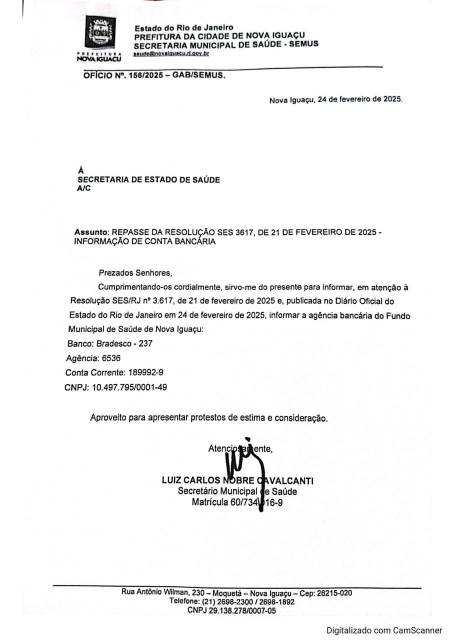
#> input picture data/sei_arquivo/080001_002901_2025/fotos/063_p01.jpg, 910 x 1287 px (shown at 1/2 size); its folder holds only this picture in this run
$ python fotos_reciclagem_acervo.py
#> lines starting #> are read from the running program, lines starting #| are printed output that depends on the picture; after the words box and inside, x2 and y2 are one past the last pixel; in counts of white or black regions, pixels touching at a corner belong together
#> in _triar_e_hashear, im is the input picture: PIL image 910x1287 RGB; mean R, G, B 244.2, 244.2, 244.3
### compliance_agent/foto_medicao.py
# -*- coding: utf-8 -*-
"""FOTOS DE MEDIÇÃO — a foto que lastreia o atesto é reciclada? bate com o objeto? (plano #4, item 1.2)

Decisão do dono (2026-07-24): **nada pago**. Isso não custou nada ao poder de fogo, porque o achado mais
grave desta família é OBJETIVO e não precisa de IA nenhuma:

  **A MESMA foto lastreando a medição de DOIS processos diferentes.** Reciclar registro fotográfico é a
  forma clássica de "comprovar" execução que não houve. O hash perceptual (dHash) reconhece a mesma
  imagem mesmo depois de recompressão, redimensionamento e mudança de formato — 100% offline, sem custo,
  sem modelo. É evidência verificável por qualquer auditor: as duas fotos ficam apontadas lado a lado.

A camada SUBJETIVA (a foto corresponde ao objeto contratado?) exige visão, e entra por CALLABLE INJETADO
(`descrever`): em produção, um VLM **local e gratuito** — moondream2 (≈1,9 B) ou SmolVLM (256 M/500 M) em
llama.cpp, que a VM-2 já roda para o Massare. Sem `descrever` a camada fica `pendente_reprocessar` —
nunca "verde" por omissão (a análise não rodou; ausência de parecer ≠ regularidade).

HONESTIDADE: EXIF ausente NÃO é indício de fraude (quase todo anexo de processo perde EXIF ao ser
convertido para PDF e reextraído) — é registrado como limitação, não como achado. Foto repetida DENTRO do
mesmo processo é anexo duplicado, não reciclagem. Cada achado cita os arquivos e processos que o sustentam.
"""
from __future__ import annotations

import logging
import re
from pathlib import Path

logger = logging.getLogger(__name__)

LIMIAR_IGUAL = 6        # distância de Hamming (de 64 bits) até a qual duas fotos são "a mesma"
LADO_MINIMO = 200       # abaixo disso é logo/ícone/carimbo, não registro de execução
# desvio-padrão da luminância abaixo do qual a imagem é "lisa" demais para ser registro de execução.
# CALIBRADO no arquivo SEI real (2026-07-24): página em branco = 0.00; as fotos de medição reais vão de
# 21 a 95 (mediana 40). O corte em 8 fica na terra de ninguém entre os dois — não descarta foto legítima.
DESVIO_MINIMO = 8.0
# PÁGINA DE DOCUMENTO escaneada (folha de ponto, ofício, planilha impressa) vs FOTOGRAFIA. Medido no
# arquivo real: documento tem brilho ~245-253 e saturação ~0,2; as fotos de obra têm brilho 134-168 e
# saturação 38-67 — separação limpa. E 29 de 40 arquivos do diretório "fotos/" são, na verdade, páginas
# de PDF: sem este corte, o detector acusa "reciclagem" de rodapé de formulário, não de registro de obra.
BRILHO_DOCUMENTO = 200.0
SATURACAO_DOCUMENTO = 12.0
# Escaneamento CINZA (CamScanner/fotocópia): brilho 183-196, saturação 0-2,8 — abaixo do corte de brilho acima, e
# por isso a alteração contratual de um fornecedor, anexada a dois processos, virou "foto reciclada" na 1ª rodada do
# acervo inteiro (24/09/2026). Amostra de 78 fotos reais: saturação mínima p5 = 17,1, nenhuma abaixo de 12.
# Papel cinza é claro (>170); foto em preto e branco de verdade tende a ser mais escura.
BRILHO_DOCUMENTO_CINZA = 170.0
SATURACAO_DOCUMENTO_CINZA = 5.0
_EXTS = {".jpg", ".jpeg", ".png", ".webp", ".bmp", ".gif", ".tif", ".tiff"}
_LADO = 9               # dHash: 9×8 pixels → 64 comparações horizontais
# Recorte da foto embutida em página de relatório fotográfico (ver `_regioes_foto`). Aferido em
# 070002_005897_2024/023_p29.jpg (INEA/DIRRAM, contrato 35/2023, 7ª medição): as 2 fotos da página
# saem nas coordenadas certas, e o cabeçalho/legenda ficam de fora.
_FUNDO_PAGINA = 235     # canal acima disso em TODOS = branco de página
_LINHA_DENSA = 0.55     # fração de não-branco que caracteriza linha de FOTO (linha de texto fica bem abaixo)
_MIN_ALTURA = 0.06      # faixa mais baixa que isto da página não é foto
_MIN_LARGURA = 0.25
_MIN_AREA_PX = 90_000   # área mínima no ORIGINAL: abaixo disso é selo/assinatura digitalizada
_COBRE_PAGINA = 0.92    # caixa maior que isto = a imagem é a própria foto, não há o que recortar
# Fundo de papel (ver `_fundo_de_papel`) — pega o escaneado BEGE que escapa do corte por saturação.
_MODO_CLARO = 190       # abaixo disso o tom dominante não é papel
_DOMINANCIA_PAPEL = 0.80
_MODO_BRANCO = 235      # fundo BRANCO de página: tabela densa domina menos, mas branco puro entrega
_DOMINANCIA_BRANCO = 0.50


# [73 lines left out: functions dhash, informativa, distancia, exif_resumo, not called in this run]


def _fotos_do_processo(dir_processo: Path) -> list[Path]:
    base = Path(dir_processo)
    alvo = base / "fotos" if (base / "fotos").is_dir() else base
    return sorted(p for p in alvo.rglob("*") if p.is_file() and p.suffix.lower() in _EXTS)


_RESSALVA = ("indício a apurar, não acusação; INDISPONÍVEL ≠ irregular; ausência de EXIF não é vício; "
             "presunção de legitimidade")


# Limiares medidos no acervo (2026-07-25). Frouxos de proposito: perder uma foto
# custa uma verificacao a menos; aceitar uma tabela custa um laudo falso.
# Limiares MEDIDOS no acervo (2026-07-25, 140 arquivos), nao chutados:
#            saturacao mediana   meio-tom mediano
#   foto           50,3               0,77
#   documento       0,8               0,11
# Duas ordens de grandeza separam os dois. A 1a versao usou 14 / 0,22 com OU e nao
# rejeitou NADA — texto antialiasado tem meio-tom de sobra, e o OU basta um passar.
# Agora e E, com o corte no vale entre as duas distribuicoes.
_MIN_SATURACAO = 18.0      # p90 do documento e 15,6; mediana da foto e 50,3
_MIN_MEIO_TOM = 0.35       # p10 da foto e 0,60; mediana do documento e 0,11


def _parece_fotografia(im_reduzida, caixa) -> bool:
    """A regiao tem conteudo FOTOGRAFICO, ou e tabela/texto denso?

    Densidade de pixel escuro nao separa os dois — tabela e tao densa quanto foto, e
    foi por isso que nota fiscal e planilha de medicao entravam como "fotografia".
    Aqui decide o conteudo tonal: saturacao media (foto tem cor) e fracao de
    meio-tom (foto tem gradiente; texto e preto-ou-branco).

    Degrada honesto: qualquer falha devolve True — o comportamento anterior — porque
    perder uma foto e menos grave que descartar em silencio.
    """
    try:
        import numpy as np

        x0, y0, x1, y1 = (max(0, int(v)) for v in caixa)
        if x1 - x0 < 8 or y1 - y0 < 8:
            return False
        rec = im_reduzida.convert("RGB").crop((x0, y0, x1, y1))
        sat = float(np.asarray(rec.convert("HSV"))[:, :, 1].mean())
        cinza = np.asarray(rec.convert("L"))
        meio = float(((cinza > 60) & (cinza < 205)).mean())
        # E, nao OU: texto antialiasado passa sozinho no meio-tom, e a saturacao
        # sozinha deixa passar carimbo colorido em pagina branca.
        return sat >= _MIN_SATURACAO and meio >= _MIN_MEIO_TOM
    except Exception:  # noqa: BLE001 — foto e acessorio: nunca derruba a analise
        return True

def _regioes_foto(im, _amostra: int = 420) -> list[tuple[int, int, int, int]]:
    """Caixas das fotografias EMBUTIDAS numa página de relatório fotográfico.

    Lista vazia = o arquivo já É a fotografia (ou é só texto) — hasheie a imagem inteira.

    Existe porque a medição de obra costuma chegar como RELATÓRIO FOTOGRÁFICO: uma página com
    cabeçalho do órgão, número da medição, período, e as fotos DENTRO dela. Hashear o arquivo
    compara o MODELO da página, não a foto — falha nos dois sentidos (mesma foto em páginas
    diferentes não casa; páginas do mesmo modelo com fotos diferentes casam).

    Fundo de página é quase-branco: a projeção da máscara de não-branco por linha acha as faixas
    de foto, e a projeção por coluna dentro da faixa acha as bordas laterais."""
#> called with _amostra = 420
    import numpy as np
    W, H = im.size
    p = im.copy()
    p.draft("RGB", (_amostra, _amostra))           # decodifica reduzido: o JPEG nem chega inteiro
    p.thumbnail((_amostra, _amostra))
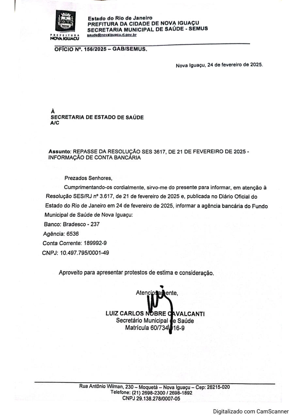
#> p: PIL image 297x420 RGB; mean R, G, B 244.1, 244.1, 244.2
    nb = np.asarray(p.convert("RGB")).min(axis=2) < _FUNDO_PAGINA
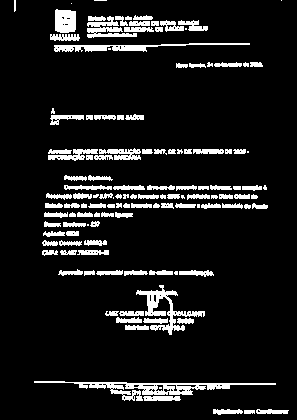
#> nb: shape (420, 297) bool; 9.9% white; 128 white regions (15 under 20 px), largest, box (x1, y1, x2, y2) and area: (34, 381, 276, 401) 1394, (136, 285, 205, 335) 890, (54, 43, 250, 52) 715
    h, w = nb.shape

    faixas, ini = [], None
    for y, dens in enumerate(list(nb.mean(axis=1)) + [0.0]):
        if dens >= _LINHA_DENSA and ini is None:
            ini = y
        elif dens < _LINHA_DENSA and ini is not None:
            if (y - ini) >= _MIN_ALTURA * h:
                faixas.append((ini, y))
            ini = None
#> this loop made 421 passes
#> dens on passes 1 to 3: 0.0539, 0.00673, 0.00673
#> (the rest of the program and of its run is left out)
